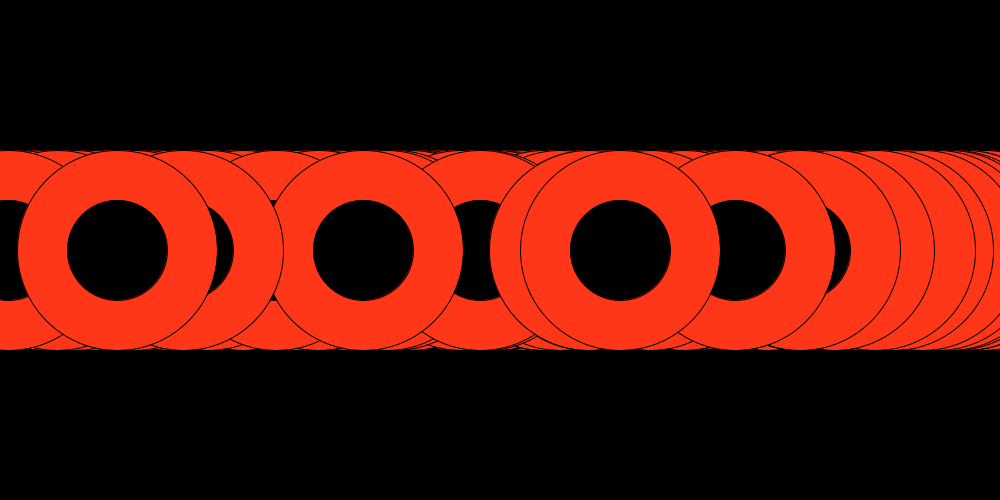
Frame 1 (no input)
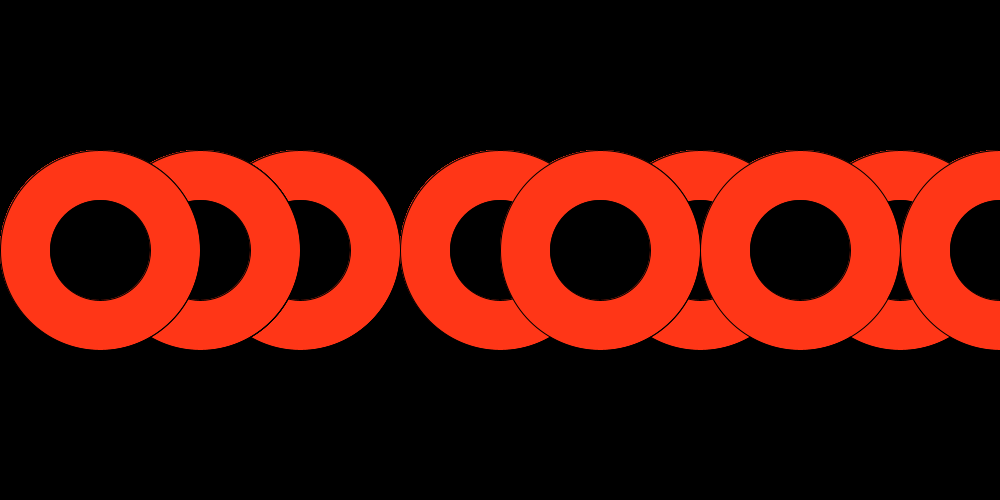
Frame 60 (the mouse pressed at the canvas centre just before this capture)
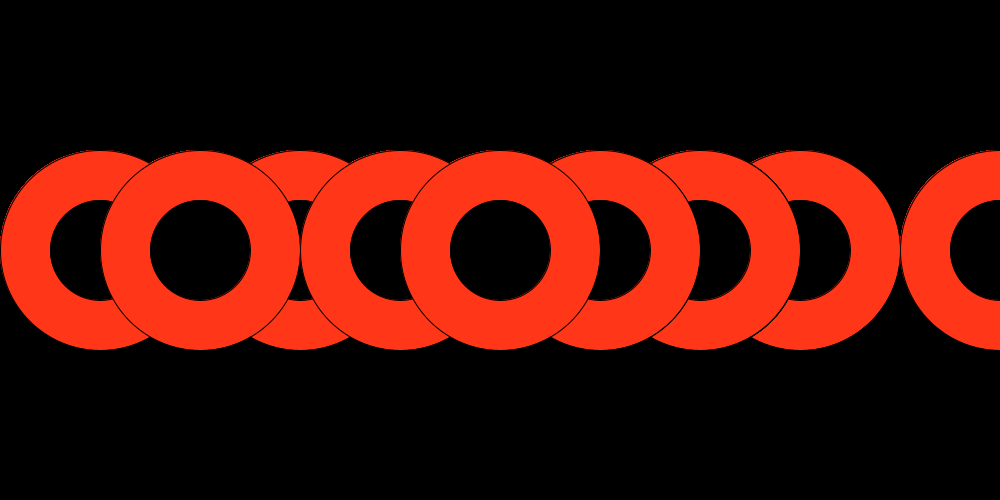
Frame 120 (the mouse held since frame 60 and released just before this capture)

The Processing sketch that drew these frames (run headless with seeded random() and noise(); from frame 60 on, the mouse is pressed at the canvas centre):

// Processing sketch: processing_92663
// ── processing_92663.pde

//Generated by Derek Gryga
//Generated on 11 March 2013
//"Wonderful Red Wheels"









































//








































Doughnut[] DoughnutArray = new Doughnut [333];
void setup() {
  size(1000, 500);
  println("This is a game.  In order to win the game, you need to figure out exactly how many Red Wheels are on the screen.");
  println("There are four buttons to press on the keyboard, numbers 1-4, which may help.  If the buttons do not help, there is another solution to find out how many Red Wheels there are, but you have to find it.");
  for (int doughnutNumber = 0; doughnutNumber < 333; doughnutNumber = doughnutNumber + 1) {
    DoughnutArray[doughnutNumber] = new Doughnut();
    DoughnutArray[doughnutNumber].PosX = int(random(width));
  }
};
void draw() {
  background(0);
  for (int doughnutNumber = 0; doughnutNumber < 333; doughnutNumber = doughnutNumber + 1) {
    DoughnutArray[doughnutNumber].DISPLAY();
    DoughnutArray[doughnutNumber].moveDoughnutmove();
    DoughnutArray[doughnutNumber].colorswitch();
  }
};
void keyPressed() {
  if (key == '1') {
    println("NullDefectReturned: Value =1. Multiply returned value by 0.");
  }
  if (key == '2') {
    println("Zero_Dynamic_Tables_Accessed: Table_Value = 2.Press2 Again. Then press 3, three times.");
  }
  if (key == '3') {
    println("AuthorizationCode '3' Required: Code ERROR. Check syntax for HINT_ERRORS.");
  }
  if (key == '4') {
    println("Unexpected_Token: Error Code;4.  Multiply returned value by 0.");
  }
} 
  class Doughnut {

    //Attributes
    int   doughnutSize;
    int   doughnutHoleSize;
    color doughnutColor;
    color doughnutHoleColor;
    color doughnutHoleColor2;
    color doughnutHoleColor3;
    int PosX;
    int PosY;
    float doughnutspeed;
    //Constructor Statement
    Doughnut() {
      doughnutSize      = 200;
      doughnutHoleSize  = 100;
      doughnutColor     = color(255, 54, 23);
      doughnutHoleColor = color(0);
      doughnutHoleColor2= color(55,227,44);
      doughnutHoleColor3= color(167,9,3);
      PosX              = 250;
      PosY              = 250;
    }
    void DISPLAY() {
      fill   (doughnutColor);   
      ellipse(PosX, PosY, doughnutSize, doughnutSize);
      fill   (doughnutHoleColor3);
      fill   (doughnutHoleColor2);
      fill   (doughnutHoleColor);
      ellipse(PosX, PosY, doughnutHoleSize, doughnutHoleSize);
    }
    void moveDoughnutmove() {
      if (PosX > width) {
        PosX = 0;
      }
      if (PosX >= 0) {
        PosX = PosX + 100;
      }
      if (PosY >= 900) {
        PosY = 0;
      }
    }
    void colorswitch()  {
      if (key == '3') {
      fill(doughnutHoleColor2);
    }
      if (key == '4') {
      color(doughnutHoleColor3);
      }    
  }
  }
  //Psst.  Over here! Hint: There are 333 Red Wheels.
